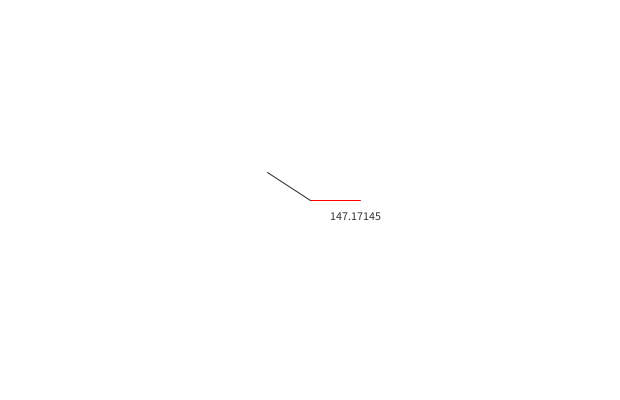
Frame 1 (no input)
Frame 60 (the mouse pressed at the canvas centre just before this capture): identical to frame 1, image omitted
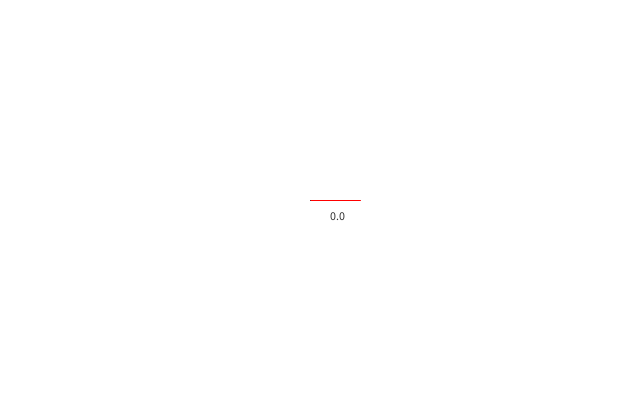
Frame 120 (the mouse held since frame 60 and released just before this capture)

The Processing sketch that drew these frames (run headless with seeded random() and noise(); from frame 60 on, the mouse is pressed at the canvas centre):

// Processing sketch: Dotproduct
// ── Dotproduct.pde
PVector test;

void setup(){
	size(620, 400);
	test = new PVector(0,0);
}

void draw(){
	background(255);
	translate(width/2, height/2);
	PVector fV = new PVector(50,0);
	PVector sV = new PVector(mouseX - width/2, mouseY - height/2);
	sV.normalize();
	sV.mult(50);


	stroke(255, 0,0);
	line(0, 0, fV.x, fV.y);

	stroke(40);
	line(0,0,sV.x, sV.y);

	float d = fV.dot(sV);
	//check out http://natureofcode.com/book/chapter-6-autonomous-agents/ for Dot-Product
	//we're basically calculating the angle between those two vectors
	
	float p = PVector.angleBetween(sV, fV);
	// float theta = acos(fV.dot(sV) / (fV.mag() * sV.mag()));
	// drawText(str(d));
	drawText(str(degrees(p)));
	// drawText(str(degrees(theta)));

}

void drawText(String s) {
	pushStyle();
	fill(50);
	text(s, 20, 20);
	popStyle();
}
